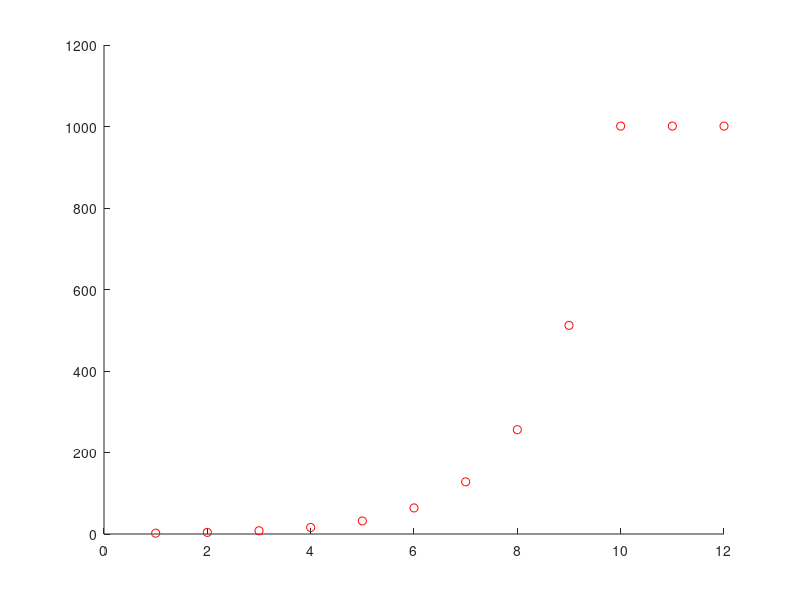

Source code (MATLAB):
% Suppose we put one cell on a petri dish (which supplies a nutrient
% that allows the cell to reproduce).  During each generation time,
% each cell divides into two cells, so the number of new cells
% equals the number of current cells.

% Now suppose that each cell consumes one unit of nutrient during
% each generation time, and suppose that the petri dish contains
% 1000 units of nutrient.

% When the food is exhausted, the cells become dormant and stop
% dividing.  Plot the number of cells over time.

n = 1
a = 1
food = 1000
clf
hold on

for i=1:12
    eaten = min(n, food);
    food = food - eaten
    n = n + a * eaten;
    plot(i, n, 'ro')
end
